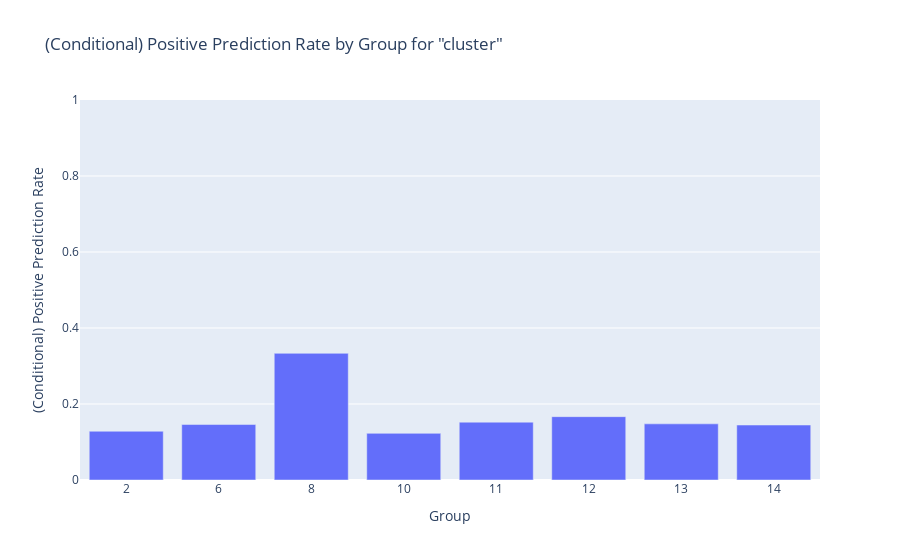

Here is the notebook cell this chart was saved with:
### Code cell
df = pd.read_csv("data/altered_data/data_pred_ground_altered_pred.csv")

df['bin_predictions'] = [1 if i > 0.7 else 0 for i in df['predictions']]
categorical_cols = df.select_dtypes(include=['object', 'category']).columns.tolist()
df = pd.get_dummies(df, columns=categorical_cols, drop_first=True)

features = ['adres_aantal_brp_adres','adres_aantal_verschillende_wijken','adres_aantal_verzendadres','adres_aantal_woonadres_handmatig','adres_dagen_op_adres','adres_recentst_onderdeel_rdam']
X = df[features].astype(str).values
y = df['bin_predictions'].values
max_iter = 10

candidate_attrs = [col for col in df.columns if df[col].nunique() < 10 and col != 'bin_predictions' and col != 'ground_truth' and col != 'cluster'and col != 'predictions']


class Dataset:
    def __init__(self, df):
        data = torch.tensor(df.values, dtype=torch.float)
        self.data = data
        self.columns = df.columns.tolist()
        self.i2c = self.columns
        self.c2i = {name: i for i, name in enumerate(self.columns)}


class ClusterNode:
    def __init__(self, indices, cluster_id):
        self.indices = indices
        self.left = None
        self.right = None
        self.cluster_id = cluster_id


def compute_spd(sub_df, params):
    wrapped = Dataset(sub_df)

    max_diff = 0
    for attr in candidate_attrs:
        params = {
            'prediction_column': 'bin_predictions',
            'ground_truth_column': 'ground_truth',
            'protected_values': torch.tensor([col == attr for col in sub_df.columns])
        }

        metric = statistical_parity(wrapped, params)
        results = metric.show(raw_results=True)

        group_probs = results[attr]['group_probs']
        probs = list(group_probs.values())
        if len(probs) >= 2:
            max_diff = max(max_diff, abs(max(probs) - min(probs)))
    return max_diff


def hbca_tree(X, y, df, max_iter, min_size=50):
    cluster_counter = 1
    root = ClusterNode(np.arange(len(y)), cluster_id=0)
    queue = deque([root])

    for _ in range(max_iter):
        if queue:
            node = queue.popleft()

            if len(node.indices) >= 2 * min_size:
                kmodes = KModes(n_clusters=2)
                labels = kmodes.fit_predict(X[node.indices])

                left_indices = node.indices[labels == 0]
                right_indices = node.indices[labels == 1]

                parent_df = df.iloc[node.indices]
                left_df = df.iloc[left_indices]
                right_df = df.iloc[right_indices]

                spd_parent = compute_spd(parent_df, candidate_attrs)
                spd_left = compute_spd(left_df, candidate_attrs)
                spd_right = compute_spd(right_df, candidate_attrs)
                print(spd_parent, spd_left, spd_right)
                print(max(spd_left, spd_right) > spd_parent)

                if max(spd_left, spd_right) > spd_parent and (len(left_indices) >= min_size or len(right_indices) >= min_size):
                    df.loc[df.index[left_indices], 'cluster'] = cluster_counter
                    cluster_counter += 1
                    df.loc[df.index[right_indices], 'cluster'] = cluster_counter
                    cluster_counter += 1

                    node.left = ClusterNode(left_indices, cluster_id=cluster_counter - 2)
                    node.right = ClusterNode(right_indices, cluster_id=cluster_counter - 1)

                    queue.extend([node.left, node.right])

    return df


df = hbca_tree(X, y, df, max_iter, min_size=50)

wrapped_dataset = Dataset(df)

params = {
    'prediction_column': 'bin_predictions',
    'ground_truth_column': 'ground_truth',
    'protected_values': torch.tensor([col == 'cluster' for col in df.columns])
}

metric = statistical_parity(wrapped_dataset, params)
figs = metric.show()
for fig in figs:
    fig.show()

### Figure 1 — Plotly figure (JSON) as saved in the notebook; plotly's stock layout.template omitted (floating-point values rounded to 4 significant figures)
{"data": [{"type": "bar", "x": ["2", "6", "8", "10", "11", "12", "13", "14"], "y": [0.1283, 0.146, 0.3333, 0.1227, 0.1522, 0.1667, 0.1478, 0.1447]}], "layout": {"bargap": 0.2, "title": {"text": "(Conditional) Positive Prediction Rate by Group for \"cluster\""}, "xaxis": {"title": {"text": "Group"}}, "yaxis": {"range": [0, 1], "title": {"text": "(Conditional) Positive Prediction Rate"}}}}
